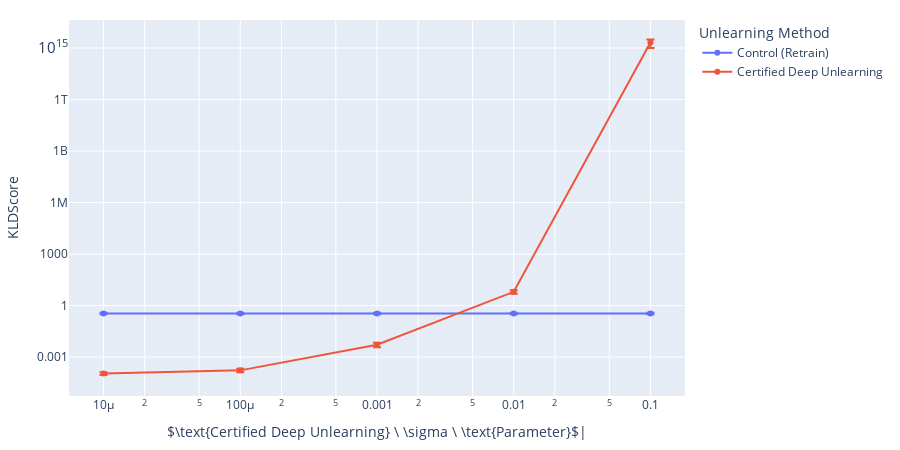

Notebook cell for this chart:
### Code cell
import plotly.express as px
kld = mean_df[mean_df['distinguiser'] == 'kld_results']
fig = px.line(
    kld,
    x='sigma',
    y='score',
    color='method',
    error_y='std',
    # title=f"Comparison of Certified Removal Sigma against {distinguisher.replace('_', ' ').upper()} Distinguisher Scores",
    width=900,
    height=450,
    markers=True,
    log_x=True,
    log_y=True,
    labels={
        'method': 'Unlearning Method',
        'score': "KLDScore",
        'sigma': r"$\text{Certified Deep Unlearning} \ \sigma \ \text{Parameter}$|",
    },
    category_orders={'method': ['Control (Retrain)', 'Certified Deep Unlearning']}
)
fig.update_layout(
    margin=dict(l=20, r=20, t=20, b=20),
    # paper_bgcolor="LightSteelBlue",
)

# fig.update_yaxes(minallowed=0)
fig.write_image('images/kld_cdu_sigma.png')
fig.write_image('images/kld_cdu_sigma.pdf')
fig.show()

### Figure 1 — Plotly figure (JSON) as saved in the notebook; plotly's stock layout.template omitted (floating-point values rounded to 4 significant figures)
{"data": [{"error_y": {"array": [0.03374, 0.03374, 0.03374, 0.03374, 0.03374]}, "hovertemplate": "Unlearning Method=Control (Retrain)<br>$\\text{Certified Deep Unlearning} \\ \\sigma \\ \\text{Parameter}$|=%{x}<br>KLDScore=%{y}<extra></extra>", "legendgroup": "Control (Retrain)", "line": {"color": "#636efa", "dash": "solid"}, "marker": {"symbol": "circle"}, "mode": "lines+markers", "name": "Control (Retrain)", "orientation": "v", "showlegend": true, "type": "scatter", "x": [0.1, 0.01, 0.001, 0.0001, 1e-05], "xaxis": "x", "y": [0.3479, 0.3479, 0.3479, 0.3479, 0.3479], "yaxis": "y"}, {"error_y": {"array": [1078146605440326, 1.522, 0.001513, 3.941e-05, 2.08e-05]}, "hovertemplate": "Unlearning Method=Certified Deep Unlearning<br>$\\text{Certified Deep Unlearning} \\ \\sigma \\ \\text{Parameter}$|=%{x}<br>KLDScore=%{y}<extra></extra>", "legendgroup": "Certified Deep Unlearning", "line": {"color": "#EF553B", "dash": "solid"}, "marker": {"symbol": "circle"}, "mode": "lines+markers", "name": "Certified Deep Unlearning", "orientation": "v", "showlegend": true, "type": "scatter", "x": [0.1, 0.01, 0.001, 0.0001, 1e-05], "xaxis": "x", "y": [2086940021096448, 6.343, 0.005248, 0.0001692, 0.0001118], "yaxis": "y"}], "layout": {"height": 450, "legend": {"title": {"text": "Unlearning Method"}, "tracegroupgap": 0}, "margin": {"b": 20, "l": 20, "r": 20, "t": 20}, "width": 900, "xaxis": {"anchor": "y", "domain": [0, 1], "title": {"text": "$\\text{Certified Deep Unlearning} \\ \\sigma \\ \\text{Parameter}$|"}, "type": "log"}, "yaxis": {"anchor": "x", "domain": [0, 1], "title": {"text": "KLDScore"}, "type": "log"}}}
